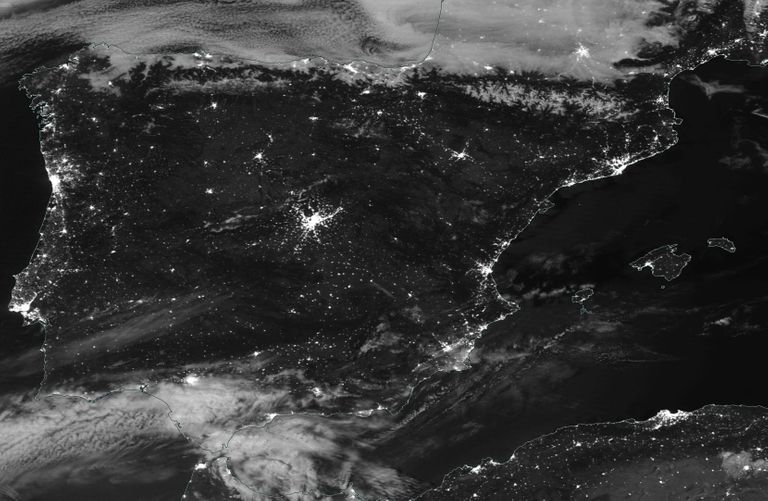
#> input picture Práctica_5/img/satelite_nocturno.jpg, 768 x 501 px
$ jupyter execute --allow-errors P5_Ejercicio_2.ipynb
#> lines starting #> are read from the running program, lines starting #| are printed output that depends on the picture
[cell 1]
'''
Alejandro Fernández Trigo
'''

[cell 2]
import cv2 as cv
import numpy as np
import matplotlib.pyplot as plt

[cell 3]
# Imagen propia asignada; en mi caso la 10
imagen = cv.imread('img/10_NorthCarolina.jpg',cv.IMREAD_GRAYSCALE)

[cell 4]
# Función seudo (cambio min/max por un valor entero)
def seudo(imagen, corte):
    # Copiar la imagen no funciona si luego se setea un valor como [r,g,b]
    # así que uso una matriz de ceros como el ejercicio anterior:
    resultado = np.zeros((imagen.shape[0], imagen.shape[1], 3), np.uint8)
    for i in range(imagen.shape[0]):
        for j in range(imagen.shape[1]):
            if imagen[i,j] < corte:
                # Destacamos el azul
                resultado[i,j] = [0,0,255]
            elif imagen[i,j] >= corte:
                # Destacamos el rojo
                resultado[i,j] = [255,0,0]

    return resultado

#> (a cell that did not finish here is left out)

#> (a cell that did not finish here is left out)

[cell 7]
# En el laboratorio se vio otra imagen más apropiada:
prueba = cv.imread('img/satelite_nocturno.jpg',cv.IMREAD_GRAYSCALE)
#> prueba: shape (501, 768); min 0, max 255, mean 54.5
resultado_prueba = seudo(prueba, 128)
#> call 2 of seudo, with corte = 128
#> after the loop in seudo (call 2), `for i in range(imagen.shape[0]):`:
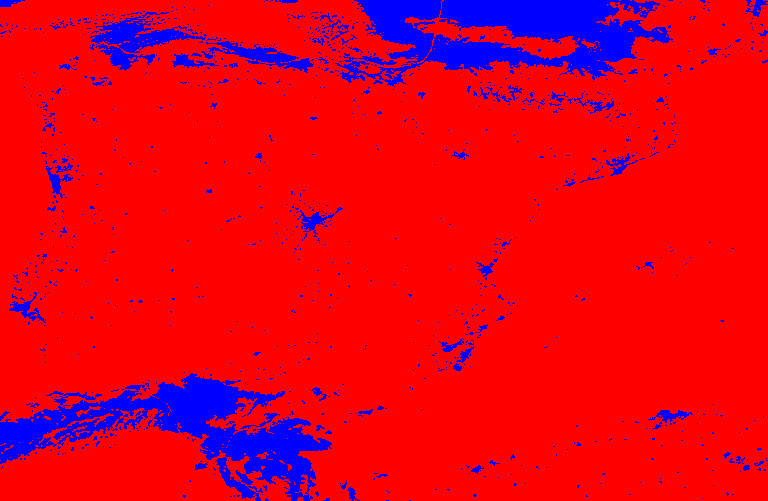
#> resultado: shape (501, 768, 3); mean of channels 0, 1, 2 27.4, 0, 227.6; drawn as B, G, R
plt.imshow(resultado_prueba)
cv.imwrite("salida/2_CortadoII.jpg", resultado_prueba)
#> Out = True
